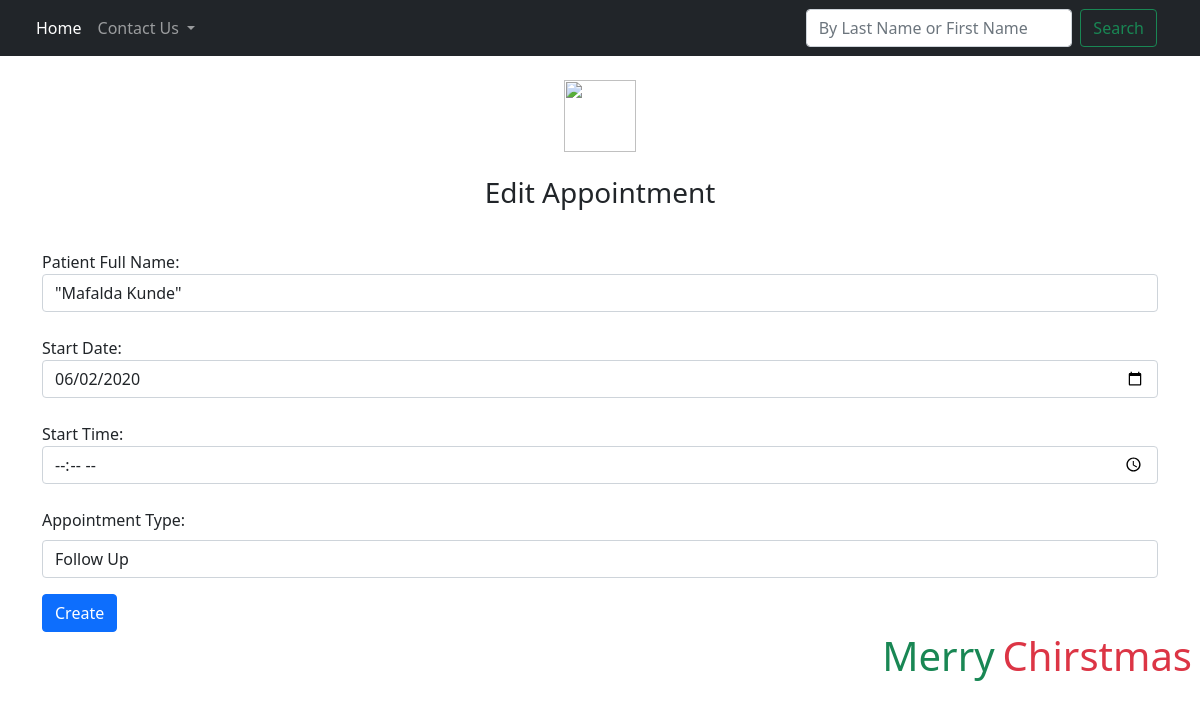
/profile/page/edit_a/1, run on the app's committed database.
### app.py (models this page shows, shortened)
class Appointment(db.Model):
    id = db.Column(db.Integer, primary_key=True)
    Patient_Name = db.Column(db.String(30), nullable=False)
    Start_Date = db.Column(db.String(20), nullable=False)
    Start_Time = db.Column(db.String(20), nullable=False)
    Appointment_Type = db.Column(db.String(20), nullable=False)
    Patient_id = db.Column(db.Integer, db.ForeignKey('patient.id'))

### app.py (the view)
@app.route('/profile/page/edit_a/<int:id>', methods=['GET','POST'])
def edit_appointment(id):
    post = Appointment.query.get_or_404(id)\
    F = post.Patient_Name.split(' ')[0]
    if F[0].isalpha():
        F = post.Patient_Name.split(' ')[0]
    else:
        F = post.Patient_Name.split(' ')[0][1:]
    if request.method == 'POST':
        post.Patient_Full_Name = request.form['Pname']
        post.Start_Date = request.form['Sdate']
        post.Start_Time = request.form['Stime']
        post.Appointment_Type = request.form['AP']
        db.session.commit()
        i = Patient.query.filter_by(First_Name=F).all()
        return redirect('/profile/page/'+str(i[0]))
    else:
        return render_template('edit_a.html', post=post)

### templates/edit_a.html (shortened to what this page needs)
{% extends 'base.html' %}
{% block body %}
<br>
<form class="form-signin" action='/profile/page/edit_a/{{post.id}}' method='POST'>
    <div class="text-center">
        <img class="mb-4"
            src="https://static.wixstatic.com/media/f602bd_7451782379214a96b241a7a016f233c6~mv2.png/v1/fit/w_2500,h_1330,al_c/f602bd_7451782379214a96b241a7a016f233c6~mv2.png"
            alt="" width="72" height="72">
        <h1 class="h3 mb-3 font-weight-normal">Edit Appointment</h1>
    </div>
    <br>
    <div class="form-label-group">
        Patient Full Name: <input type="text" class="form-control"  placeholder="First Name and Last Name" name='Pname' id='Pname' value="{{post.Patient_Name}}">
    </div>
    <br>
    <div class="form-label-group">
        Start Date: <input type="date" id='date' class="form-control"  placeholder="Year-Month-Date" name='Sdate', id='Sdate' value="{{post.Start_Date}}">
    </div>
    <br>
    <div class="form-label-group">
        Start Time: <input type="time" id="time" class="form-control"  placeholder="00:00" name='Stime' id='Stime' value="{{post.Start_Time}}">
    </div>
    <br>
    <div class="form-group">
        <label for="exampleFormControlSelect1">Appointment Type:</label>
        <select class="form-control" name='AP' id='AP' value="{{post.Appointment_Type}}">
          <option>Follow Up</option>
        </select>
      </div>
    <button type="submit" class="btn btn-primary">Create</button>
</form>
{% endblock %}

### data on the page
Appointment: Pname "\"Mafalda Kunde\"", Sdate "06/02/2020", AP "Follow Up"
